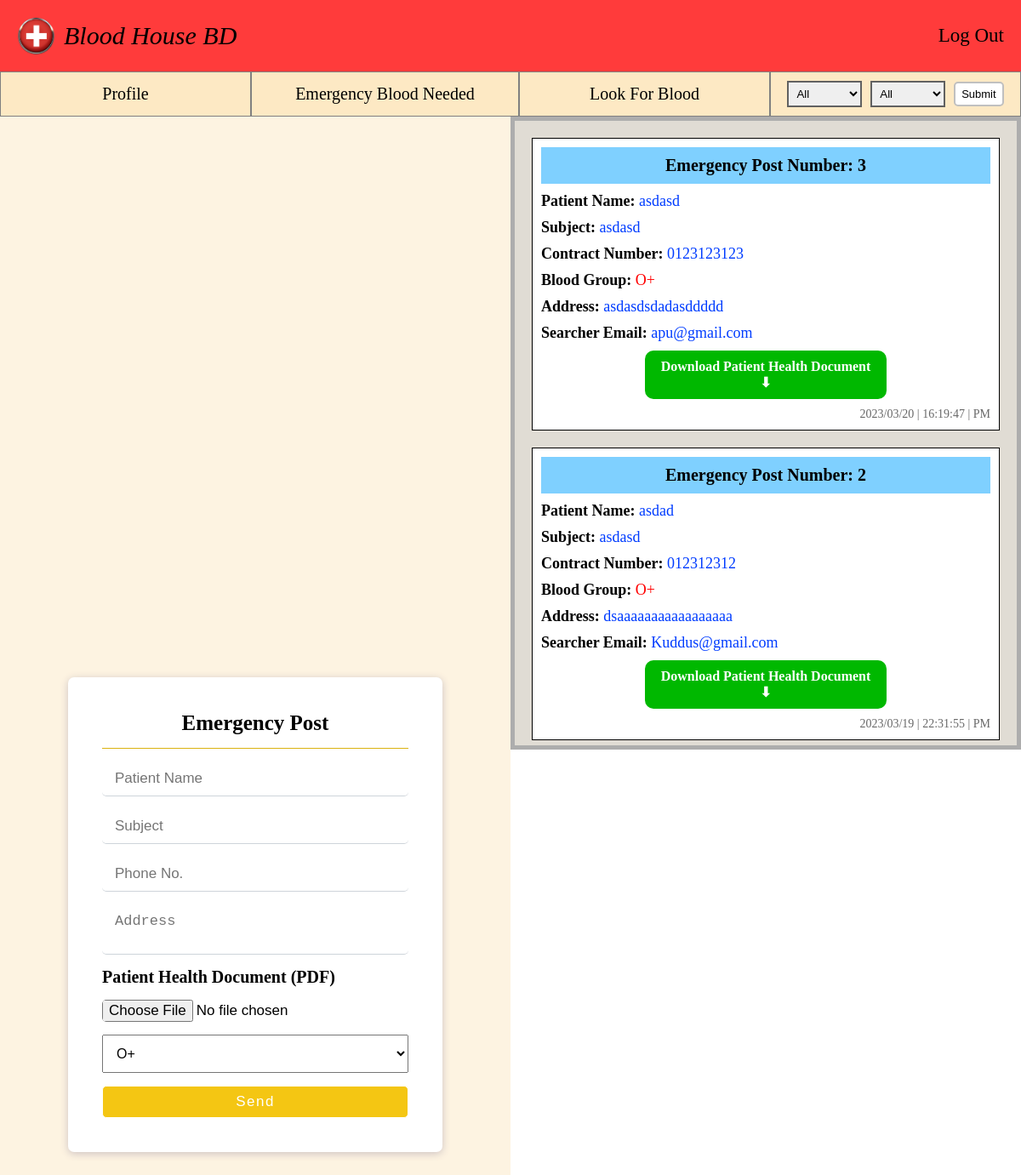
The page /emergency.php on the database its author committed.
### tables this page shows
CREATE TABLE `urgent` (
  `id` int(11) NOT NULL,
  `name` varchar(100) NOT NULL,
  `sub` varchar(100) NOT NULL,
  `phone` int(50) NOT NULL,
  `group` varchar(5) NOT NULL,
  `message` varchar(10000) NOT NULL,
  `pdf` varchar(100) NOT NULL,
  `time` varchar(50) NOT NULL,
  `email` varchar(100) NOT NULL
);

### emergency.php (the view, shortened to what this page needs)
<?php     require_once('DBconnect.php');
    $email = $_SESSION['email'];
    ?>
<!DOCTYPE html>
<html lang="en">
<head>
  <link rel="stylesheet" href="css/style.css">
  <link rel="stylesheet" href="css/e.css">
</head>
<body>
  <header class="header">
    <nav>
      <div class="nav-img-title">
        <a class="nav-car-title" href="home.php"> <img class="nav-car-img" src="images/navicon.png" alt="navicon">Blood House BD</a>
      </div>
      <div class="nav-left-box">
        <a class="nav-left" href="home.php">Log Out</a>
      </div>
    </nav>
  </header>
  <section class="profile-section">
    <a class="profile-a" href="profile.php">Profile</a>
    <div class="profile-div inside">
    <a class="div-a" href="emergency.php">Emergency Blood Needed</a><span class="profile-emer">0</span>
    </div>
    <a class="profile-a" href="look.php">Look For Blood</a>
    <form action="dashboardUser.php" method="post" class="profile-div filter">
      <select class="profile-drop" id="cars" name="group">
          <option name="from" value="All">All</option>
      </select>
      <select class="profile-drop"  id="cars" name="active">
          <option name="from" value="All">All</option>
      </select>
      <input type="submit" value="Submit" class="profile-in" name="submit">
    </form>
  </section>
  <section class="section-full grid grid-col-2">
    <div class="mail-main">
    <form action="mail.php" method="post" class="contact-right" enctype="multipart/form-data">
            <h3 class="send-title">
              Emergency Post
            </h3>
            <input class="name" name="patient" required placeholder="Patient Name" />
            <input class="subject" name="subject" type="text" required placeholder="Subject" />
            <input class="phone" name="phone" type="tel" required placeholder="Phone No." />
            <textarea
            class="message"
            id="msg"
            minlength="10"
            rows="2"
            placeholder="Address"
            spellcheck="false"
            name="text"
            ></textarea>
            <h1 class="patient">Patient Health Document (PDF)</h1>
            <input class="phone pdf" type="file" name="pdf_file" accept=".pdf" required>
            <select class="phone change" id="cars" name="blood">
          <option name="from" value="O+">O+</option>
      </select>
            <input <?php
            $sql_add = "SELECT `status` from user where email = '$email'";
            $result = mysqli_query($conn, $sql_add);
            $row = mysqli_fetch_assoc($result);
            if($row['status'] == "Ban"){
              echo "disabled";
            }
            ?> onclick="submit()" class="contact-btn" type="submit" value="Send" name="submit"></input>
          </form>
    </div>
    <div class="mail-show">
      <div class="mail-design">
      <?php
      $sql_table = "SELECT * from urgent order by id desc";
      $result_table = mysqli_query($conn, $sql_table);
      if(mysqli_num_rows($result_table) != 0){
      while($row = mysqli_fetch_assoc($result_table) ){
?>
        <form  action="deletePost.php" method="post" class="mail-show-sub">
              <h1 class="eme-title">Emergency Post Number: <?php echo $row['id'];?></h1>
              <h1>Patient Name: <span class="sub-span"><?php echo $row['name'];?></span></h1>
              <h1>Subject: <span class="sub-span"><?php echo $row['sub'];?></span></h1>
              <h1>Contract Number: <span class="sub-span"><?php echo "0",$row['phone'];?></span></h1>
              <h1>Blood Group: <span class="sub-span blood"><?php echo $row['group'];?></span></h1>
              <h1>Address: <span class="sub-span"><?php echo $row['message'];?></span></h1>
              <h1>Searcher Email: <span class="sub-span"><?php echo $row['email'];?></span></h1>
              <a class="pdf-down" target="_blank" href="<?php echo "upload/".$row['pdf'];?>">Download Patient Health Document ⬇</a>
              <p class="time">
              <?php
              echo $row['time'];
              ?>
              </p>
      </form>
              <?php }} ?>
      </div>
    </div>
  </section>
</body>
</html>

### css/style.css (style rules this page uses)
* { padding: 0; margin: 0; box-sizing: 0; }
html { font-size: 62.5%; }
.grid { display: grid; }
.grid-col-2 { grid-template-columns: repeat(2, 1fr); }

### css/e.css (style rules this page uses)
nav { background-color: rgba(255, 40, 40, 0.911); padding: 2rem 2rem; display: flex; align-items: center; justify-content: space-between; }
.nav-car-img { width: 4.5rem; }
.nav-car-title { text-decoration: none; font-size: 3rem; font-style: oblique; color: black; font: bold; display: flex; gap: 1rem; justify-content: center; align-items: center; }
.nav-left-box { display: flex; justify-content: space-between; align-items: center; gap: 5rem; font-size: 2.3rem; }
.nav-left:link, .nav-left:visited { color: black; text-decoration: none; transition: all 0.3s; }
.profile-section { display: flex; justify-content: space-around; }
.profile-a:link, .profile-a:visited { display: inline-block; text-decoration: none; font-size: 2rem; width: 100%; border: 1px solid gray; text-align: center; background-color: rgb(253, 233, 196); color: black; padding: 1rem 0; transition: all 0.3s; display: flex; justify-content: center; align-items: center; }
.div-a:link, .div-a:visited { display: inline-block; text-decoration: none; font-size: 2rem; color: black; padding: 1rem 0; transition: all 0.3s; }
.profile-div { width: 100%; text-align: center; background-color: rgb(253, 233, 196); color: black; padding: 1rem 0; border: 1px solid gray; display: flex; justify-content: center; align-items: center; gap: 0.5rem; }
.filter { display: flex; gap: 1rem; }
.inside { padding: 0 1rem; }
.profile-drop { width: 30%; font-family: sans-serif; border: 2px solid rgb(97, 97, 97); padding: 0.5rem; cursor: pointer; }
.profile-in { border: none; border-radius: 5px; padding: 0.5rem 0.7rem; background-color: white; color: black; border: 2px solid silver; transition: all 0.3s; font-size: 1.3rem !important; }
.section-full { min-height: calc(100vh - 13.6rem); }
.mail-main { padding: 2rem 0rem 2rem 0rem; display: flex; justify-content: center; align-items: center; background-color: rgb(253, 243, 225); flex-direction: column; gap: 1rem; }
.change { padding: 1.2rem; font-size: 1.6rem; font-weight: normal; }
.contact-right { background-color: white; border-radius: 7px; display: flex; flex-direction: column; padding: 4rem; gap: 1.5rem; width: 60%; box-shadow: 0px 2px 10px 0px rgb(206, 195, 195); }
.send-title { text-align: center; font-size: 2.5rem; border-bottom: 1px solid #dbb211; padding-bottom: 1.5rem; display: flex; justify-content: center; align-items: center; }
input, textarea { border: none; border-bottom: 1px solid #ced4da; padding: 1rem 1.5rem; font-size: 1.7rem; border-radius: 5px; resize: none; }
.pdf { border: none; padding: 0; }
.contact-btn { border: 1px solid #ffffff; display: flex; justify-content: center; align-items: center; padding: 0.8rem 0; border-radius: 5px; background-color: #f4c613; color: #ffffff; font-size: 1.7rem; letter-spacing: 1.5px; transition: all 0.3s; }
.patient { font-size: 2rem; }
.mail-show { border: 5px solid rgb(173, 173, 173); height: 69.45rem; overflow: auto; background-color: rgb(224, 220, 212); padding: 2rem; }
.eme-title { background-color: rgb(127, 208, 255); font-size: 2rem; text-align: center; padding: 1rem; }
.mail-design { display: flex; flex-direction: column; gap: 2rem; }
.mail-show-sub { border: 1px solid rgb(0, 0, 0); background-color: white; padding: 1rem; display: flex; flex-direction: column; gap: 1rem; word-wrap: break-word; font-size: 1.2rem; }
.sub-span { color: rgb(0, 60, 255); font-weight: normal; }
.blood { color: red; }
.pdf-down { padding: 1rem; background-color: rgb(0, 184, 0); width: 50%; margin: 0 auto; color: white; font-weight: bold; text-decoration: none; text-align: center; border-radius: 10px 10px; font-size: 1.6rem; }
.time { font-size: 1.4rem; text-align: end; color: rgb(104, 104, 104); }

### rows shown on the page
urgent: id "3", name "asdasd", sub "asdasd", phone "123123123", group "O+", message "asdasdsdadasddddd", email "apu@gmail.com", time "2023/03/20 | 16:19:47 | PM"
urgent: id "2", name "asdad", sub "asdasd", phone "12312312", group "O+", message "dsaaaaaaaaaaaaaaaaa", email "Kuddus@gmail.com", time "2023/03/19 | 22:31:55 | PM"
